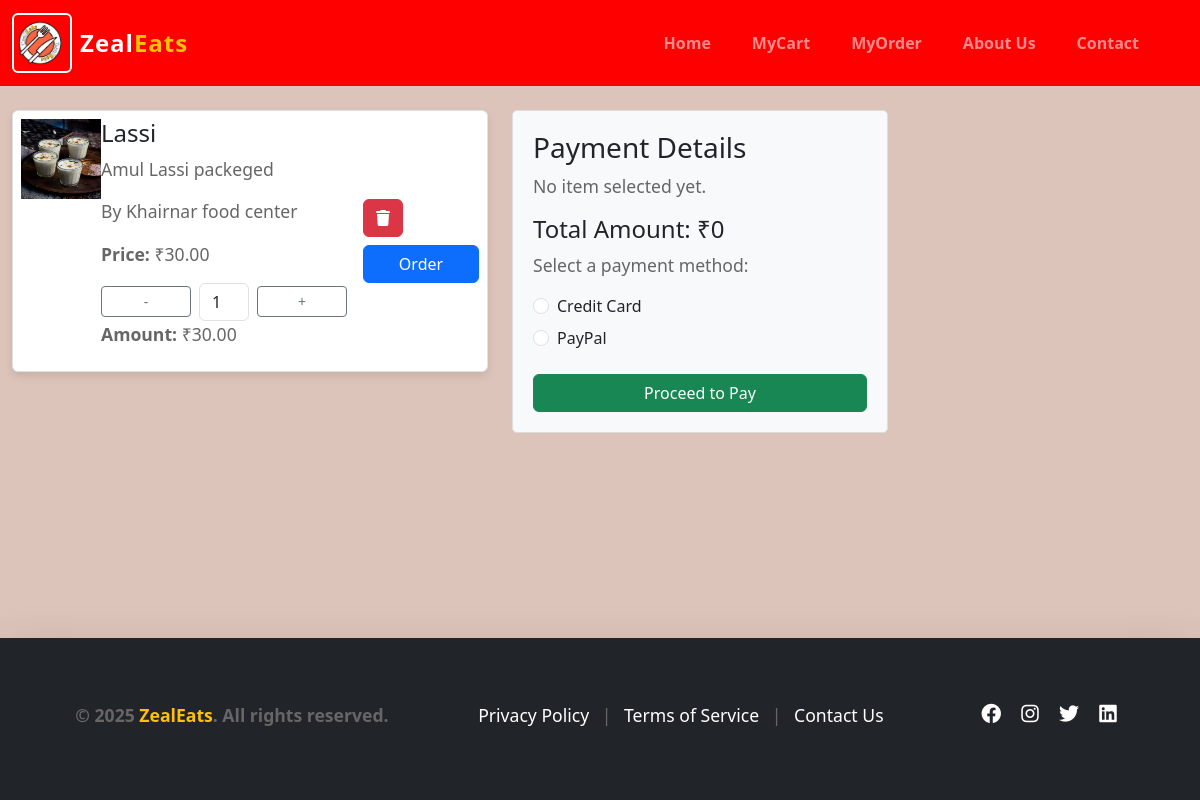
The page /customer/view_cart/ (signed in) on the database as committed earlier.
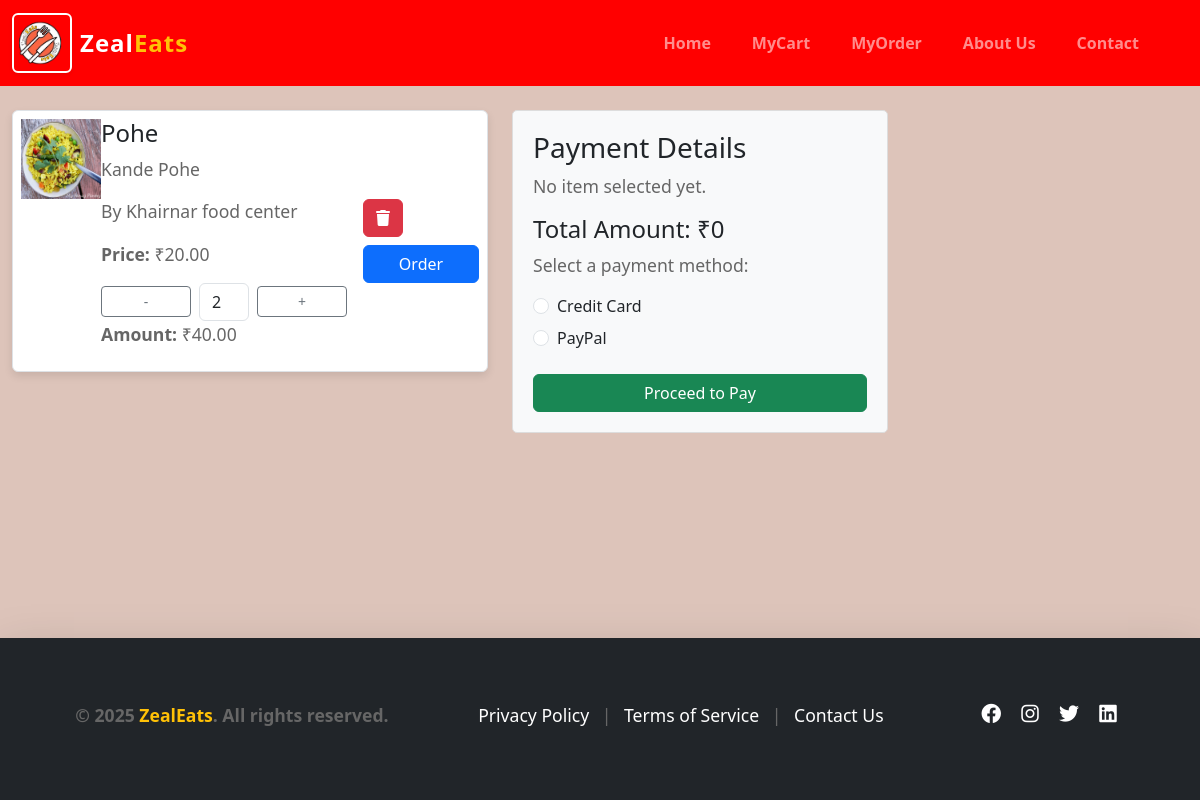
The same page on the database as committed later.
### customer/models.py (models this page shows, shortened)
class CartItem(models.Model):
    cart = models.ForeignKey(Cart, on_delete=models.CASCADE, related_name='items')
    food_item = models.ForeignKey(FoodItem, on_delete=models.CASCADE)
    quantity = models.PositiveIntegerField(default=1)
    price = models.DecimalField(max_digits=6, decimal_places=2 , default=0.00)

### vendor/models.py (models this page shows, shortened)
class FoodItem(models.Model):
    vendor = models.ForeignKey(CanteenVendor, on_delete=models.CASCADE)# Reference vendor ID
    food_name = models.CharField(max_length=100)
    description = models.TextField()
    TYPE_CHOICES = [('Veg', 'Veg'), ('Non-Veg', 'Non-Veg')]
    food_type = models.CharField(max_length=10, choices=TYPE_CHOICES)
    CATEGORY_CHOICES = [('Breakfast', 'Breakfast'), ('Drinks', 'Drinks'),
                        ('Lunch', 'Lunch'), ('Snacks', 'Snacks'), ('Dinner', 'Dinner')]
    category = models.CharField(max_length=50, choices=CATEGORY_CHOICES)
    price = models.DecimalField(max_digits=6, decimal_places=2)
    image = models.ImageField(upload_to='images/')  # Store in media folder
    created_at = models.DateTimeField(auto_now_add=True)
    in_stock = models.BooleanField(default=True)  # Availability status

class CanteenVendor(models.Model):
    id = models.AutoField(primary_key=True)
    full_name = models.CharField(max_length=100)
    restaurant_name = models.CharField(max_length=100)
    mobile_number = models.CharField(max_length=100)
    store_description = models.TextField()
    password = models.CharField(max_length=255)  # It is recommended to hash passwords
    is_approved = models.BooleanField(default=False)  # Admin approval status

### customer/views.py (the view)
# urls.py: path('view_cart/', views.view_cart, name='view_cart'),
def view_cart(request):
    customer_id = request.session.get('customer_id')
    if not customer_id:
        messages.error(request, "You must need to login to view cart!")
        return redirect('customer_login')
    customer = get_object_or_404(Customer, id=customer_id)
    cart = Cart.objects.filter(customer=customer).first()
    cart_items = cart.items.order_by('-id') if cart else []
    for cart_item in cart_items:
        cart_item.total_price = cart_item.quantity * cart_item.food_item.price
    return render(request, 'view_cart.html', {'cart': cart, 'cart_items': cart_items})

### customer/templates/view_cart.html (shortened to what this page needs)
{% extends "base/base.html" %}
{% load static %}
{% block content %}
<div class="container-fluid my-4">
    <div class="row">
      <div class="col-lg-5 col-md-8">
        <div class="cart-items">
          {% if cart_items %}
            {% for cart_item in cart_items %}
              <div class="cart-item d-flex justify-content-between align-items-center mb-3 p-2 border rounded">
                <div class="d-flex wrap">
                  <img src="{{ cart_item.food_item.image.url }}" alt="{{ cart_item.food_item.food_name }}"
                       style="width: 80px; height: 80px;" class="mr-3">
                  <div>
                    <h4 class="food-name">{{ cart_item.food_item.food_name }}</h4>
                    <p class="food-desc">{{ cart_item.food_item.description }}</p>
                    <p class = "resto-name"> By {{ cart_item.food_item.vendor.restaurant_name }}
                    </p>
                    <p><strong>Price:</strong> ₹<span class="food-price">{{ cart_item.food_item.price }}</span></p>
                    <form method="POST" action="{% url 'update_cart' cart_item.id %}">
                      <div class="quantity-control d-flex align-items-center">
                        <button type="submit" name="action" value="decrease" class="btn btn-sm btn-outline-secondary">-</button>
                        <input type="number" name="quantity" value="{{ cart_item.quantity }}" min="1"
                               class="mx-2 form-control food-quantity" style="width: 50px;">
                        <button type="submit" name="action" value="increase" class="btn btn-sm btn-outline-secondary">+</button>
                      </div>
                    </form>
                    <p><strong>Amount:</strong> ₹<span class="food-total">{{ cart_item.total_price }}</span></p>
                  </div>
                </div>
                <div class="d-flex flex-wrap gap-2 mt-2 mt-md-0">
                  <form method="POST" action="{% url 'remove_from_cart' cart_item.id %}">
                    <button type="submit" class="btn btn-danger w-100 w-md-auto"><i class="fa-solid fa-trash"></i></button>
                  </form>
                  <button type="button" class="btn btn-primary order-btn w-100 w-md-auto" data-cart-id="{{ cart_item.id }}">Order</button>
                </div>
              </div>
            {% endfor %}
        </div>
      </div>
      <div class="col-md-4">
        <div class="payment-options" style="position: sticky; top: 20px; background-color: #f8f9fa; padding: 20px; border: 1px solid #ddd; border-radius: 5px;">
          <h3>Payment Details</h3>
          <div id="selected-items">
            <p>No item selected yet.</p>
          </div>
          <h4>Total Amount: ₹<span id="total-amount">0</span></h4>
          <p>Select a payment method:</p>
          <form method="POST" action="{% url 'place_order' %}">
            <div class="form-check mb-2">
              <input class="form-check-input" type="radio" name="payment_method" value="credit_card" id="credit_card">
              <label class="form-check-label" for="credit_card">Credit Card</label>
          </div>
          <div class="form-check mb-2">
              <input class="form-check-input" type="radio" name="payment_method" value="paypal" id="paypal">
              <label class="form-check-label" for="paypal">PayPal</label>
          </div>
          <button type="submit" class="btn btn-success mt-3 w-100">Proceed to Pay</button>
      </form>
          {% endif %}
      </div>
    </div>
  </div>
</div>
  {% endblock content %}

### canteen/templates/base/base.html (shortened to what this page needs)
<!DOCTYPE html>
{% load static %}
<html lang="en">
<head>
    <link rel="stylesheet" href="{% static 'css/headerfooter.css' %}">
    <link rel="stylesheet" href="{% static 'css/style.css' %}">
    <link href="https://cdn.jsdelivr.net/npm/bootstrap@5.3.0/dist/css/bootstrap.min.css" rel="stylesheet">
    <link href="https://cdnjs.cloudflare.com/ajax/libs/font-awesome/6.0.0-beta3/css/all.min.css" rel="stylesheet">
</head>
<body class="d-flex flex-column min-vh-100" style="background-color: rgb(221, 196, 186);">
    <div class="flex-grow-1">
        <nav class="navbar navbar-expand-lg navbar-dark" style="background-color: red;">
            <div class="container-fluid ">
                <a class="navbar-brand d-flex align-items-center gap-2" href="{% url 'home' %}" style="font-weight: bold; font-size: 1.5rem; color: white;">
                    <img src="{% static 'images/canteen_logo2.png' %}" alt="Logo" width="60" height="60" class="rounded shadow-sm" style="border: 2px solid white;">
                    <span style="letter-spacing: 1px;">Zeal<span style="color: #ffc107;">Eats</span></span>
                </a>
                <div class="collapse navbar-collapse justify-content-end fw-bold text-white" id="navbarNavDropdown">
                    <ul class="navbar-nav">
                        <li class="nav-item"><a class="nav-link" href="{% url 'home' %}">Home</a></li>
                        <li class="nav-item"><a class="nav-link" href="{% url 'view_cart' %}">MyCart</a></li>
                        <li class="nav-item"><a class="nav-link" href="{% url 'view_orders' %}">MyOrder</a></li>
                        <li class="nav-item"><a class="nav-link" href="{% url 'aboutus' %}">About Us</a></li>
                        <li class="nav-item"><a class="nav-link" href="{% url 'contactus' %}">Contact</a></li>
                    </ul>
                </div>
            </div>
        </nav>
        {% block content %}{% endblock content %}
    </div>
    <footer class="bg-dark text-white text-center py-4 mt-auto shadow-lg">
        <div class="container">
            <p class="mb-2 fw-semibold">&copy; 2025 <span class="text-warning">ZealEats</span>. All rights reserved.</p>
            <p class="mb-2">
                <a href="/privacy" class="text-white text-decoration-none mx-2 footer-link">Privacy Policy</a> |
                <a href="/terms" class="text-white text-decoration-none mx-2 footer-link">Terms of Service</a> |
                <a href="/contactus" class="text-white text-decoration-none mx-2 footer-link">Contact Us</a>
            </p>
            <div class="mb-1">
                <a href="https://www.facebook.com/ZealInstitutes" class="text-white mx-2 footer-link" target="_blank"><i class="fab fa-facebook fa-lg"></i></a>
                <a href="https://www.instagram.com/zeal_edu_society" class="text-white mx-2 footer-link" target="_blank"><i class="fab fa-instagram fa-lg"></i></a>
                <a href="https://www.twitter.com/ZealEats" class="text-white mx-2 footer-link" target="_blank"><i class="fab fa-twitter fa-lg"></i></a>
                <a href="https://www.linkedin.com/company/zeal-institutes" class="text-white mx-2 footer-link" target="_blank"><i class="fab fa-linkedin fa-lg"></i></a>
            </div>
        </div>
    </footer>
</body>
</html>

### canteen/static/css/headerfooter.css (style rules this page uses)
html, body { height: 100%; margin: 0; display: flex; flex-direction: column; }
* { text-decoration: none; padding: 0px; margin: 0px; }
.navbar { position: sticky; top: 0; z-index: 1000; display: flex; background-color:rgba(255,0,0.5); justify-content: space-between; }
li { list-style: none; display: inline-block; text-decoration: none; }
li a { text-decoration: none; color: white; font-size: 18px; font-weight: bold; margin-right: 25px; }
button { background-color: black; border: none; border-radius: 50%; padding: 10px; margin-right: 100px; width: 90px; }
footer { background-color: #343a40; color: white; text-align: center; padding: 1rem 0; }
footer a { color: white; text-decoration: none; margin: 0 0.5rem; }

### canteen/static/css/style.css (style rules this page uses)
* { margin: 0; padding: 0; }
body { height: 100vh; width: 100vw; background-color: rgb(240, 160, 128); }
.container { width:100vw; display:flex; justify-content:space-around; align-content: start; padding:40px 20px; gap: 15px; }
p { color: #666; margin-bottom: 20px; font-size: 1.1em; }
.cart-item { display: flex; align-items: center; background: #ffffff; border-radius: 8px; box-shadow: 0 4px 8px rgba(0, 0, 0, 0.1); padding: 16px; margin-bottom: 10px; width: 100%; gap: 16px; }

Rows that differ between the two databases and show on the page:
removed CartItem: food_item.image (picture), food_item.food_name "Lassi", food_item.description "Amul Lassi packeged", food_item.vendor.restaurant_name "Khairnar food center", food_item.price "30.00", quantity "1", total_price "30.00"
added CartItem: food_item.image (picture), food_item.food_name "Pohe", food_item.description "Kande Pohe", food_item.vendor.restaurant_name "Khairnar food center", food_item.price "20.00", quantity "2", total_price "40.00"
